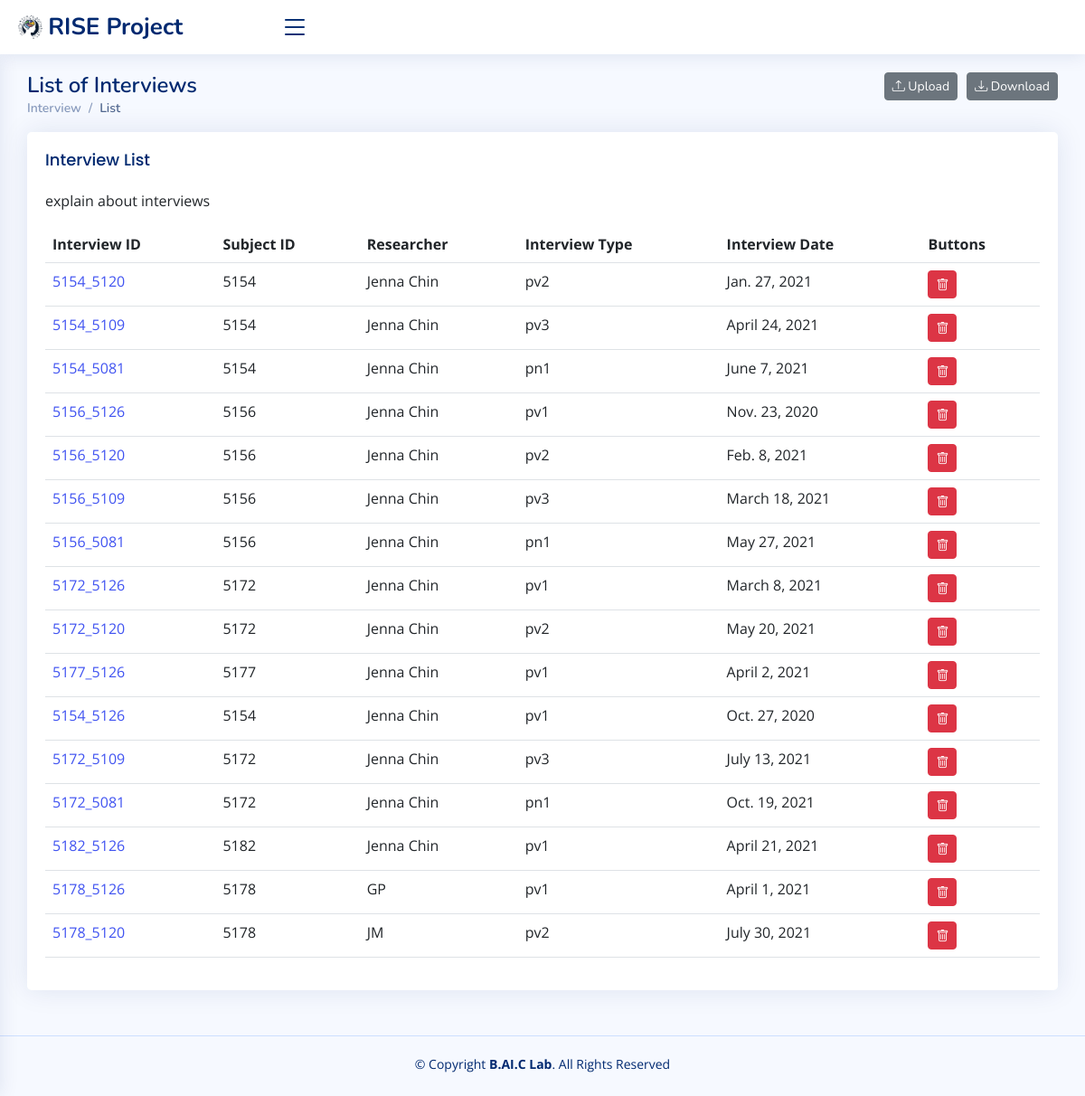
/interviewList/, run on an earlier commit of the app's database.
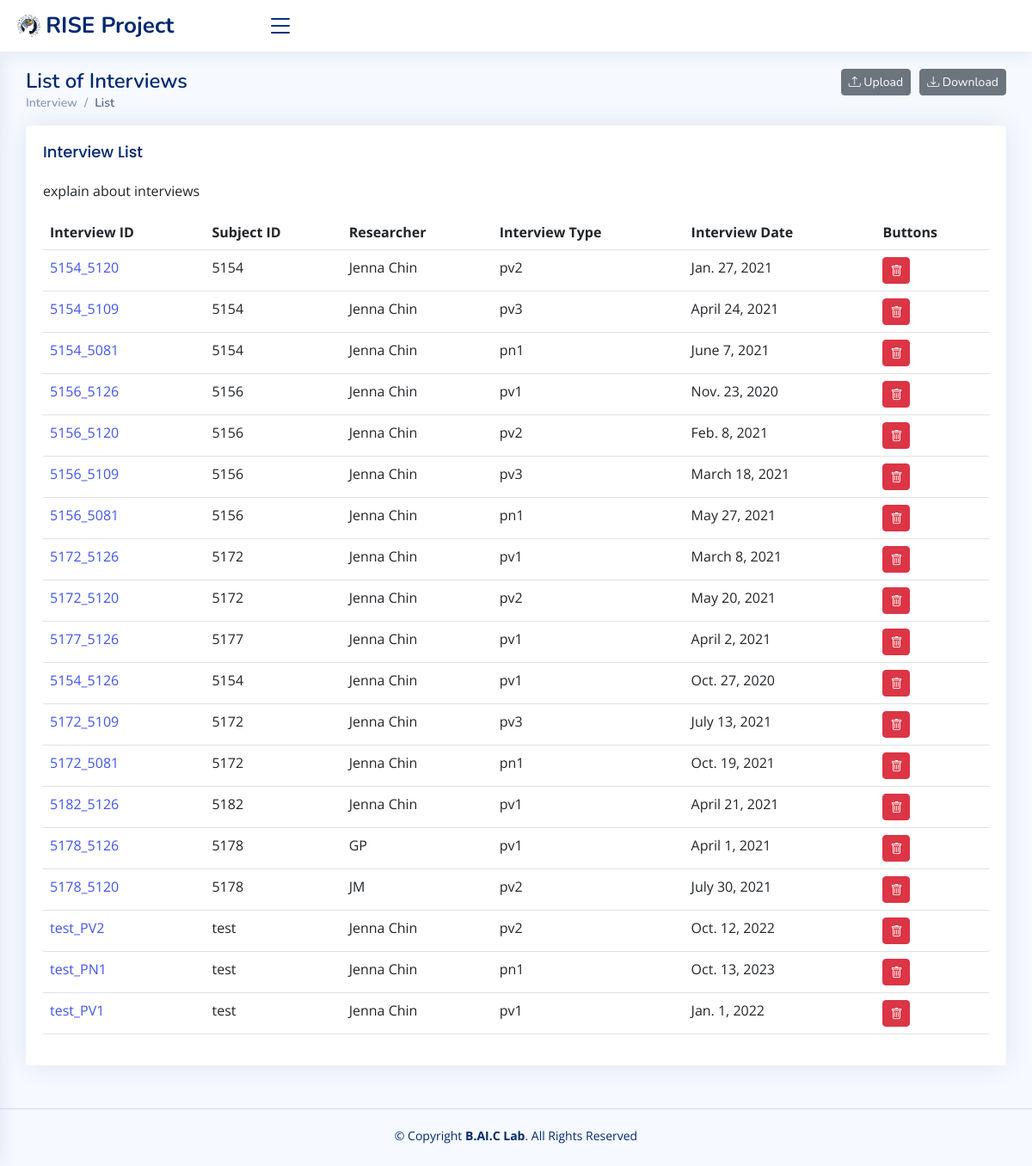
And on a later commit of the database.
### rise/models.py (models this page shows, shortened)
class Interview(models.Model):
    interview_id = models.CharField(max_length=20, primary_key=True)
    subject_id = models.CharField(max_length=20)
    researcher = models.CharField(max_length=20)
    interview_type = models.CharField(max_length=20)
    interview_date = models.DateField()
    partner_support_status = models.CharField(max_length=20)
    financial_family_adult = models.IntegerField(default=0, null=False)
    financial_family_child = models.IntegerField(default=0, null=False)
    household_adult = models.IntegerField(default=0, null=False)
    household_child = models.IntegerField(default=0, null=False)
    financial_family_changes_date_1 = models.DateField(null=True)
    financial_family_changes_adult_1 = models.IntegerField(null=True)
    financial_family_changes_child_1 = models.IntegerField(null=True)
    financial_family_changes_date_2 = models.DateField(null=True)
    financial_family_changes_adult_2 = models.IntegerField(null=True)
    financial_family_changes_child_2 = models.IntegerField(null=True)
    financial_family_changes_date_3 = models.DateField(null=True)
    financial_family_changes_adult_3 = models.IntegerField(null=True)
    financial_family_changes_child_3 = models.IntegerField(null=True)
    financial_family_changes_date_4 = models.DateField(null=True)
    financial_family_changes_adult_4 = models.IntegerField(null=True)
    financial_family_changes_child_4 = models.IntegerField(null=True)
    financial_family_changes_date_5 = models.DateField(null=True)
    financial_family_changes_adult_5 = models.IntegerField(null=True)
    financial_family_changes_child_5 = models.IntegerField(null=True)
    household_member_changes_date_1 = models.DateField(null=True)
    household_member_changes_comments_1 = models.TextField(null=True)
    household_member_changes_date_2 = models.DateField(null=True)
    household_member_changes_comments_2 = models.TextField(null=True)
    household_member_changes_date_3 = models.DateField(null=True)
    household_member_changes_comments_3 = models.TextField(null=True)
    household_member_changes_date_4 = models.DateField(null=True)
    household_member_changes_comments_4 = models.TextField(null=True)
    household_member_changes_date_5 = models.DateField(null=True)
    household_member_changes_comments_5 = models.TextField(null=True)
    move_date_1 = models.DateField(null=True)
    housing_comments_1 = models.TextField(null=True)
    move_date_2 = models.DateField(null=True)
    housing_comments_2 = models.TextField(null=True)
    move_date_3 = models.DateField(null=True)
    housing_comments_3 = models.TextField(null=True)
    move_date_4 = models.DateField(null=True)
    housing_comments_4 = models.TextField(null=True)
    move_date_5 = models.DateField(null=True)
    housing_comments_5 = models.TextField(null=True)
    conception_date = models.DateField(null=True)
    tri1_date = models.DateField(null=True)
    tri2_date = models.DateField(null=True)
    tri3_date = models.DateField(null=True)
    birth_date = models.DateField(null=True)
    scan_date = models.DateField(null=True)
    event_comments = models.TextField(null=True)
    pn1_q1 = models.IntegerField(null=True)
    pn1_q2 = models.IntegerField(null=True)
    pn1_q3 = models.IntegerField(null=True)
    pn1_q4 = models.IntegerField(null=True)
    pn1_q5 = models.TextField(null=True)
    pn1_q6 = models.TextField(null=True)
    object_type_1 = models.CharField(max_length=20, null=True)
    object_working_hour_1 = models.IntegerField(null=True)
    object_hourly_wage_1 = models.FloatField(null=True)
    object_monthly_income_1 = models.FloatField(null=True)
    object_start_date_1 = models.DateField(null=True)
    object_end_date_1 = models.DateField(null=True)
    object_comment_1 = models.TextField(null=True)
    object_type_2 = models.CharField(max_length=20, null=True)
    object_working_hour_2 = models.IntegerField(null=True)
    object_hourly_wage_2 = models.FloatField(null=True)
    object_monthly_income_2 = models.FloatField(null=True)
    object_start_date_2 = models.DateField(null=True)
    object_end_date_2 = models.DateField(null=True)
    object_comment_2 = models.TextField(null=True)
    object_type_3 = models.CharField(max_length=20, null=True)
    object_working_hour_3 = models.IntegerField(null=True)
    object_hourly_wage_3 = models.FloatField(null=True)
    object_monthly_income_3 = models.FloatField(null=True)
    object_start_date_3 = models.DateField(null=True)
    object_end_date_3 = models.DateField(null=True)
    object_comment_3 = models.TextField(null=True)
    object_type_4 = models.CharField(max_length=20, null=True)
    object_working_hour_4 = models.IntegerField(null=True)
    object_hourly_wage_4 = models.FloatField(null=True)
    object_monthly_income_4 = models.FloatField(null=True)
    object_start_date_4 = models.DateField(null=True)
    object_end_date_4 = models.DateField(null=True)
    object_comment_4 = models.TextField(null=True)
    object_type_5 = models.CharField(max_length=20, null=True)
    object_working_hour_5 = models.IntegerField(null=True)
    object_hourly_wage_5 = models.FloatField(null=True)
    object_monthly_income_5 = models.FloatField(null=True)
    object_start_date_5 = models.DateField(null=True)
    object_end_date_5 = models.DateField(null=True)
    object_comment_5 = models.TextField(null=True)
    object_type_6 = models.CharField(max_length=20, null=True)
    object_working_hour_6 = models.IntegerField(null=True)
    object_hourly_wage_6 = models.FloatField(null=True)
    object_monthly_income_6 = models.FloatField(null=True)
    object_start_date_6 = models.DateField(null=True)
    object_end_date_6 = models.DateField(null=True)
    object_comment_6 = models.TextField(null=True)
    object_type_7 = models.CharField(max_length=20, null=True)
    object_working_hour_7 = models.IntegerField(null=True)
    object_hourly_wage_7 = models.FloatField(null=True)
    object_monthly_income_7 = models.FloatField(null=True)
    object_start_date_7 = models.DateField(null=True)
    object_end_date_7 = models.DateField(null=True)
    object_comment_7 = models.TextField(null=True)
    object_type_8 = models.CharField(max_length=20, null=True)
    object_working_hour_8 = models.IntegerField(null=True)
    object_hourly_wage_8 = models.FloatField(null=True)
    object_monthly_income_8 = models.FloatField(null=True)
    object_start_date_8 = models.DateField(null=True)
    object_end_date_8 = models.DateField(null=True)
    object_comment_8 = models.TextField(null=True)
    object_type_9 = models.CharField(max_length=20, null=True)
    object_working_hour_9 = models.IntegerField(null=True)
    object_hourly_wage_9 = models.FloatField(null=True)
    object_monthly_income_9 = models.FloatField(null=True)
    object_start_date_9 = models.DateField(null=True)
    object_end_date_9 = models.DateField(null=True)
    object_comment_9 = models.TextField(null=True)
    object_type_10 = models.CharField(max_length=20, null=True)
    object_working_hour_10 = models.IntegerField(null=True)
    object_hourly_wage_10 = models.FloatField(null=True)
    object_monthly_income_10 = models.FloatField(null=True)
    object_start_date_10 = models.DateField(null=True)
    object_end_date_10 = models.DateField(null=True)
    object_comment_10 = models.TextField(null=True)

### rise/views.py (the view)
# urls.py: path('interviewList/', interview_list, name='interview_list'),
def interview_list(request):
    interviews = Interview.objects.all()
    return render(request, 'interview_list.html', {'interviews': interviews})

### rise/templates/interview_list.html (shortened to what this page needs)
<!DOCTYPE html>
<html lang="en">
{% load static %}
<head>
  <link href="{% static 'assets/vendor/bootstrap/css/bootstrap.min.css' %}" rel="stylesheet">
  <link href="{% static 'assets/vendor/bootstrap-icons/bootstrap-icons.css' %}" rel="stylesheet">
  <link href="{% static 'assets/vendor/boxicons/css/boxicons.min.css' %}" rel="stylesheet">
  <link href="{% static 'assets/vendor/quill/quill.snow.css' %}" rel="stylesheet">
  <link href="{% static 'assets/vendor/quill/quill.bubble.css' %}" rel="stylesheet">
  <link href="{% static 'assets/vendor/remixicon/remixicon.css' %}" rel="stylesheet">
  <link href="{% static 'assets/vendor/simple-datatables/style.css' %}" rel="stylesheet">
  <link href="{% static 'assets/css/style.css' %}" rel="stylesheet">
</head>
<body>
  <header id="header" class="header fixed-top d-flex align-items-center">
    <div class="d-flex align-items-center justify-content-between">
      <a href="/home" class="logo d-flex align-items-center">
        <img src="{% static 'assets/img/baic.png' %}" alt="">
        <span class="d-none d-lg-block"> RISE Project</span>
      </a>
      <i class="bi bi-list toggle-sidebar-btn"></i>
    </div>
  </header>
  <main id="main" class="main">
    <div class="pagetitle">
      <h1>
          List of Interviews
          <a href="{% url 'interview_download' %}">
              <button type="button" class="btn btn-secondary btn-sm" style="float: right; margin-left: 10px"><i class="bi bi-download"></i> Download</button>
          </a>
          <a href="{% url 'interview_upload' %}">
              <button type="button" class="btn btn-secondary btn-sm" style="float: right;"><i class="bi bi-upload"></i> Upload</button>
          </a>
      </h1>
      <nav>
        <ol class="breadcrumb">
          <li class="breadcrumb-item">Interview</li>
          <li class="breadcrumb-item active">List</li>
        </ol>
      </nav>
    </div>
    <section class="section">
      <div class="row">
        <div class="col-lg-12">
          <div class="card">
            <div class="card-body">
              <h5 class="card-title">Interview List</h5>
              <p>explain about interviews</p>
              {% if interviews %}
                <table class="table datatable">
                <thead>
                  <tr>
                    <th scope="col">Interview ID</th>
                    <th scope="col">Subject ID</th>
                    <th scope="col">Researcher</th>
                    <th scope="col">Interview Type</th>
                    <th scope="col">Interview Date</th>
                    <th scope="col">Buttons</th>
                  </tr>
                </thead>
                    <tbody>
                    {% for interview in interviews %}
                    <tr>
                        <td><a href="{% url 'interview_update' interview.interview_id %}">{{ interview.interview_id }}</a></td>
                        <td>{{ interview.subject_id }}</td>
                        <td>{{ interview.researcher }}</td>
                        <td>{{ interview.interview_type }}</td>
                        <td>{{ interview.interview_date }}</td>
                        <td>
                            <a href="/interviewDelete/{{ interview.interview_id }}" onclick="return confirmDelete();">
                                <button type="button" class="btn btn-danger btn-sm"><i class="bi bi-trash"></i></button>
                            </a>
                        </td>
                    </tr>
                    {% endfor %}
                    </tbody>
              </table>
              {% else %}
                  <p>Data Empty</p>
              {% endif %}
            </div>
          </div>
        </div>
      </div>
    </section>
  </main>
  <footer id="footer" class="footer">
    <div class="copyright">
      &copy; Copyright <strong><span>B.AI.C Lab</span></strong>. All Rights Reserved
    </div>
    <div class="credits">
    </div>
  </footer>
</body>
</html>

### static/assets/css/style.css (style rules this page uses)
:root { scroll-behavior: smooth; }
body { font-family: "Open Sans", sans-serif; background: #f6f9ff; color: #444444; }
a { color: #4154f1; text-decoration: none; }
h1, h2, h3, h4, h5, h6 { font-family: "Nunito", sans-serif; }
#main { margin-top: 60px; padding: 20px 30px; transition: all 0.3s; }
.pagetitle { margin-bottom: 10px; }
.pagetitle h1 { font-size: 24px; margin-bottom: 0; font-weight: 600; color: #012970; }
.card { margin-bottom: 30px; border: none; border-radius: 5px; box-shadow: 0px 0 30px rgba(1, 41, 112, 0.1); }
.card-title { padding: 20px 0 15px 0; font-size: 18px; font-weight: 500; color: #012970; font-family: "Poppins", sans-serif; }
.card-body { padding: 0 20px 20px 20px; }
.breadcrumb { font-size: 14px; font-family: "Nunito", sans-serif; color: #899bbd; font-weight: 600; }
.breadcrumb .breadcrumb-item::before { color: #899bbd; }
.breadcrumb .active { color: #51678f; font-weight: 600; }
.logo { line-height: 1; }
@media (min-width: 1200px) { .logo { width: 280px; } }
.logo img { max-height: 26px; margin-right: 6px; }
.logo span { font-size: 26px; font-weight: 700; color: #012970; font-family: "Nunito", sans-serif; }
.header { transition: all 0.5s; z-index: 997; height: 60px; box-shadow: 0px 2px 20px rgba(1, 41, 112, 0.1); background-color: #fff; padding-left: 20px; }
.header .toggle-sidebar-btn { font-size: 32px; padding-left: 10px; cursor: pointer; color: #012970; }
@media (min-width: 1200px) { #main, #footer { margin-left: 0; } }
.footer { padding: 20px 0; font-size: 14px; transition: all 0.3s; border-top: 1px solid #cddfff; }
.footer .copyright { text-align: center; color: #012970; }
.footer .credits { padding-top: 5px; text-align: center; font-size: 13px; color: #012970; }

What changed in the data, as far as the page shows it:
added Interview: interview_id "test_PV2", subject_id "test", researcher "Jenna Chin", interview_type "pv2", interview_date "Oct. 12, 2022"
added Interview: interview_id "test_PN1", subject_id "test", researcher "Jenna Chin", interview_type "pn1", interview_date "Oct. 13, 2023"
added Interview: interview_id "test_PV1", subject_id "test", researcher "Jenna Chin", interview_type "pv1", interview_date "Jan. 1, 2022"
